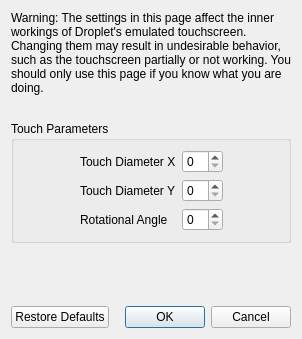
<?xml version="1.0" encoding="UTF-8"?>
<ui version="4.0">
 <class>ConfigureTouchscreenAdvanced</class>
 <widget class="QDialog" name="ConfigureTouchscreenAdvanced">
  <property name="geometry">
   <rect>
    <x>0</x>
    <y>0</y>
    <width>298</width>
    <height>339</height>
   </rect>
  </property>
  <property name="windowTitle">
   <string>Configure Touchscreen</string>
  </property>
  <layout class="QVBoxLayout" name="verticalLayout">
   <item>
    <widget class="QLabel" name="label_2">
     <property name="minimumSize">
      <size>
       <width>280</width>
       <height>0</height>
      </size>
     </property>
     <property name="text">
      <string>Warning: The settings in this page affect the inner workings of Droplet's emulated touchscreen. Changing them may result in undesirable behavior, such as the touchscreen partially or not working. You should only use this page if you know what you are doing.</string>
     </property>
     <property name="wordWrap">
      <bool>true</bool>
     </property>
    </widget>
   </item>
   <item>
    <spacer name="verticalSpacer_2">
     <property name="orientation">
      <enum>Qt::Vertical</enum>
     </property>
     <property name="sizeType">
      <enum>QSizePolicy::Fixed</enum>
     </property>
     <property name="sizeHint" stdset="0">
      <size>
       <width>20</width>
       <height>20</height>
      </size>
     </property>
    </spacer>
   </item>
   <item>
    <widget class="QGroupBox" name="gridGroupBox">
     <property name="title">
      <string>Touch Parameters</string>
     </property>
     <layout class="QGridLayout" name="gridLayout">
      <item row="0" column="0">
       <spacer name="horizontalSpacer">
        <property name="orientation">
         <enum>Qt::Horizontal</enum>
        </property>
        <property name="sizeHint" stdset="0">
         <size>
          <width>40</width>
          <height>20</height>
         </size>
        </property>
       </spacer>
      </item>
      <item row="1" column="1">
       <widget class="QLabel" name="label_4">
        <property name="text">
         <string>Touch Diameter Y</string>
        </property>
       </widget>
      </item>
      <item row="0" column="3">
       <spacer name="horizontalSpacer_2">
        <property name="orientation">
         <enum>Qt::Horizontal</enum>
        </property>
        <property name="sizeHint" stdset="0">
         <size>
          <width>40</width>
          <height>20</height>
         </size>
        </property>
       </spacer>
      </item>
      <item row="0" column="1">
       <widget class="QLabel" name="label_3">
        <property name="text">
         <string>Touch Diameter X</string>
        </property>
       </widget>
      </item>
      <item row="2" column="1">
       <widget class="QLabel" name="label_5">
        <property name="text">
         <string>Rotational Angle</string>
        </property>
       </widget>
      </item>
      <item row="0" column="2">
       <widget class="QSpinBox" name="diameter_x_box"/>
      </item>
      <item row="1" column="2">
       <widget class="QSpinBox" name="diameter_y_box"/>
      </item>
      <item row="2" column="2">
       <widget class="QSpinBox" name="angle_box"/>
      </item>
     </layout>
    </widget>
   </item>
   <item>
    <spacer name="verticalSpacer">
     <property name="orientation">
      <enum>Qt::Vertical</enum>
     </property>
     <property name="sizeHint" stdset="0">
      <size>
       <width>20</width>
       <height>40</height>
      </size>
     </property>
    </spacer>
   </item>
   <item>
    <layout class="QHBoxLayout" name="horizontalLayout">
     <item>
      <widget class="QPushButton" name="restore_defaults_button">
       <property name="text">
        <string>Restore Defaults</string>
       </property>
      </widget>
     </item>
     <item>
      <widget class="QDialogButtonBox" name="buttonBox">
       <property name="standardButtons">
        <set>QDialogButtonBox::Cancel|QDialogButtonBox::Ok</set>
       </property>
      </widget>
     </item>
    </layout>
   </item>
  </layout>
 </widget>
 <resources/>
 <connections>
  <connection>
   <sender>buttonBox</sender>
   <signal>accepted()</signal>
   <receiver>ConfigureTouchscreenAdvanced</receiver>
   <slot>accept()</slot>
  </connection>
  <connection>
   <sender>buttonBox</sender>
   <signal>rejected()</signal>
   <receiver>ConfigureTouchscreenAdvanced</receiver>
   <slot>reject()</slot>
   </connection>
 </connections>
</ui>
